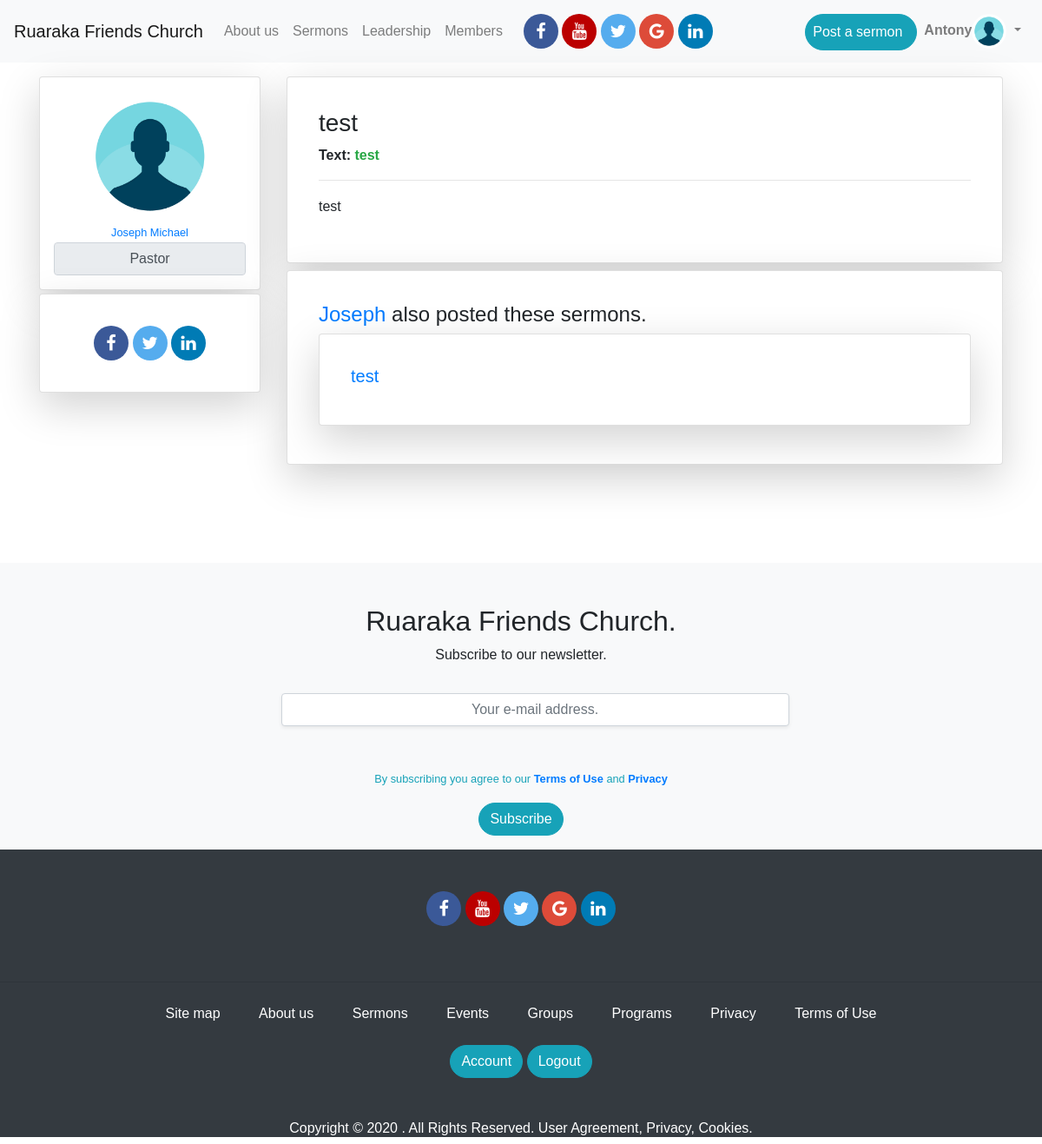
/sermon/details/1 (signed in), run on an earlier commit of the app's database.
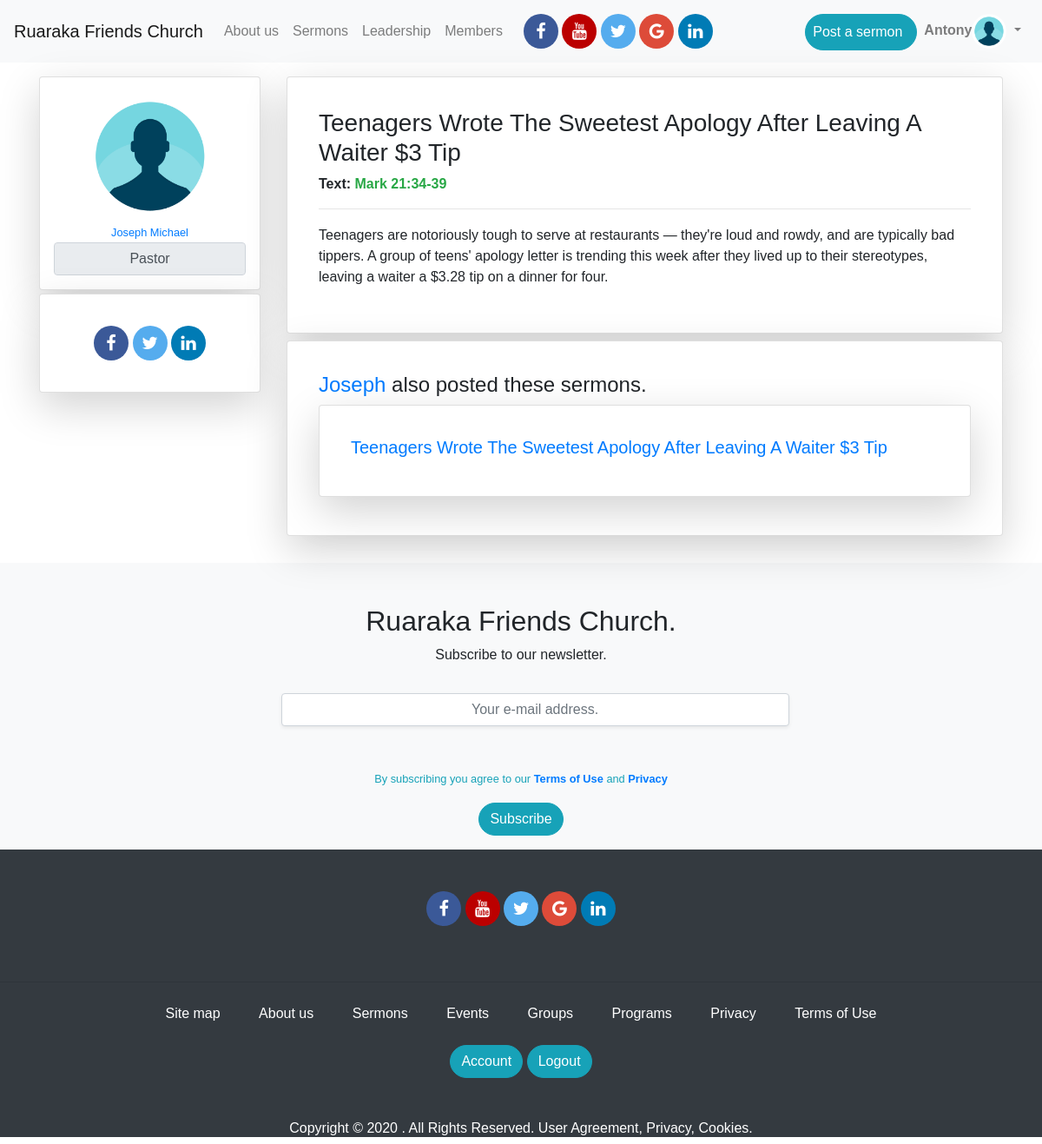
And on a later commit of the database.
### app/models.py (models this page shows, shortened)
class User(UserMixin,db.Model):
	id = db.Column(db.Integer, primary_key=True)
	username = db.Column(db.String(124), index=True,unique=True)
	firstname = db.Column(db.String(124), index=True)
	lastname = db.Column(db.String(124), index=True)
	email = db.Column(db.String(124), index=True, unique=True)
	password_hash = db.Column(db.String(124), index=True, unique=True)
	about_me = db.Column(db.String(150))
	avatar = db.Column(db.String(150))
	role = db.Column(db.String(124), index=True)
	posts = db.relationship('Post', backref='author', lazy='dynamic')
	posts = db.relationship('Sermon', backref='author', lazy='dynamic')

class Sermon(db.Model):
	id = db.Column(db.Integer, primary_key=True)
	title = db.Column(db.String(124), index=True)
	text = db.Column(db.String(124), index=True)
	body = db.Column(db.String(500), index=True)
	created_at = db.Column(db.DateTime, index=True, default = datetime.utcnow)
	user_id = db.Column(db.Integer, db.ForeignKey('user.id'))

### app/routes.py (the view)
@app.route('/sermon/details/<sermon_id>')
def sermon_details(sermon_id):
	sermon = Sermon.query.get(sermon_id)
	sermons= Sermon.query.filter_by(author=sermon.author).all()
	return render_template('sermon_details.html', title=sermon.title, sermon=sermon,sermons=sermons )

### app/models.py (called while the page is built)
@login.user_loader
def load_user(id):
	return User.query.get(int(id))

### app/templates/sermon_details.html (shortened to what this page needs)
{% extends 'base.html' %}
{% block content  %}
<section id="profile_section">
	<div class="container mt-3 mb-5">
		<div class="row">
			<div class="col-xs-12 col-sm-12 col-md-3 col-lg-3 col-xl-3">
        <a href="{{url_for('profile', username=sermon.author.username)}}">
  				<div class="card shadow-lg p-3 mb-1 bg-white rounded text-center">
  					<img src="{{url_for('static', filename='imgs/profile_pic.png')}}" class="img-rounded mx-auto" style="height: 150px; width:150px">
  					<div class="card-body p-0">
  						<small>{{sermon.author.firstname}} {{sermon.author.lastname}}</small>
  						<input type="tex" disabled value="{{sermon.author.role}}" class="form-control" style="text-align: center">
  					</div>
  				</div>
        </a>
				<div class="card shadow-lg p-3 mb-2 bg-white rounded">
					<div class="card-body">
						<div id="social_media_links" class="text-center">
					        <a href="#" class="fa fa-facebook"></a>
					        <a href="#" class="fa fa-twitter"></a>
					        <a href="#" class="fa fa-linkedin"></a>
				      </div>
					</div>
				</div>
			</div>
			<div class="col-xs-12 col-sm-12 col-md-9 col-lg-9 col-xl-9">
				<div class="card shadow-lg p-3 mb-2 bg-white rounded">
					<div class="card-body">
						<h3 class=""> {{sermon.title}} </h3>
            <strong>Text: <span class="text text-success">{{sermon.text}}</span> </strong>
            <hr class="pt-0" style="height:2px">
					  <p>{{sermon.body}}</p>
					</div>
				</div>
				<div class="card shadow-lg p-3 mb-2 bg-white rounded">
					<div class="card-body">
            {% if sermons %}
            	<h4 class=""><a href="{{url_for('profile', username=sermon.author.username)}}">{{sermon.author.username}}</a> also posted these sermons.</h4>
              <div class="row">
                {% for sermon in sermons %}
                  <div class="col-xs-12 col-sm-12 col-md-12 col-lg-12 col-xl-12">
                    	<a href="{{url_for('sermon_details', sermon_id=sermon.id)}}" style="text-decoration: none">
                      <div class="card shadow-lg p-3 mb-2 bg-white rounded">
              					<div class="card-body">
                          	<h5 class=""> {{sermon.title}} </h3>
                        </div>
                      </div>
                    </a>
                  </div>
                {% endfor %}
              </div>
            {% else %}
                <p>No sermons</p>
            {% endif %}
					</div>
				</div>
			</div>
	</div>
</section>
{% endblock content  %}

### app/templates/base.html (shortened to what this page needs)
<!doctype html>
<html lang="en">
  <head>
    <link rel="stylesheet" href="https://stackpath.bootstrapcdn.com/bootstrap/4.5.0/css/bootstrap.min.css">
    <link rel="stylesheet" href="https://cdnjs.cloudflare.com/ajax/libs/font-awesome/4.7.0/css/font-awesome.min.css">
    <link rel="stylesheet" type="text/css" href="{{url_for('static', filename='css/main.css')}}">
  </head>
  <body>
    {% include '_navbar.html' %}
    {% block body %}
        {% block content %}
        {% endblock content %}
        {% include '_footer.html' %}
    {% endblock body %}
  </body>
</html>

### app/templates/_navbar.html (shortened to what this page needs)
<nav class="navbar navbar-expand-lg navbar-light bg-light">
  <a class="navbar-brand" href="{{url_for('index')}}">Ruaraka Friends Church</a>
  <div class="collapse navbar-collapse" id="navbarNav">
    <ul class="navbar-nav ">
      <li class="nav-item">
        <a class="nav-link" href="#section-about-us">About us</a>
      </li>
      <li class="nav-item">
        <a class="nav-link" href="#section-sermons">Sermons</a>
      </li>
      <li class="nav-item">
        <a class="nav-link" href="/#section-leaders">Leadership</a>
      </li>
      <li class="nav-item">
        <a class="nav-link" href="{{url_for('members')}}">Members</a>
      </li>
       <div id="social_media_links" class="text-center ml-3">
        <a href="#" class="fa fa-facebook"></a>
        <a href="#" class="fa fa-youtube"></a>
        <a href="#" class="fa fa-twitter"></a>
        <a href="#" class="fa fa-google"></a>
        <a href="#" class="fa fa-linkedin"></a>
      </div>
    </ul>
    <ul class="navbar-nav ml-auto">
      {% if current_user.is_anonymous %}
      <li class="nav-item">
        <a class="nav-link btn btn-info btn_custom" href="{{url_for('signup')}}" style="color:white;padding-left:20px; padding-right: 20px">Join us</a>
      </li>
      <li class="nav-item">
        <a class="nav-link" href="{{url_for('login')}}" >Login</a>
      </li>
      {% else %}
      <li class="nav-item">
        <a class="nav-link btn btn-info btn_custom text-white mt-2 pr-3" href="{{url_for('sermon')}}" >Post a sermon</a>
      </li>
      <li class="nav-item dropdown">
        <a class="nav-link dropdown-toggle" href="{{url_for('profile',username=current_user.username)}}" id="navbarDropdown" role="button" data-toggle="dropdown" aria-haspopup="true" aria-expanded="false">
          <span><strong>{{current_user.username}}</strong></span><img src="{{url_for('static', filename='imgs/profile_pic.png')}}" class="img-rounded" style="height: 40px; width:40px">
        </a>
      </li>
      {% endif %}
    </ul>
  </div>
</nav>

### app/templates/_footer.html
<section>
	<div id="footer_top" class="bg-light pt-5">
		<div class="text-center">
			<h2>Ruaraka Friends Church.</h2>
			<p>Subscribe to our newsletter.</p>
			<div class="row">
				<div class="col-xs-12 col-sm-12 col-md-3 col-lg-3 col-xl-3"></div>
				<div class="col-xs-12 col-sm-12 col-md-6 col-lg-6 col-xl-6">
					<form action="{{url_for('subscribe')}}" method="post">
						<fieldset>
							<div class="form-group" id="subscribe_input">
								<input type="email" name="email" class="form-control m-3 shadow-sm p-3 mb-5 bg-white rounded" placeholder="Your e-mail address.">
								<p><small class="text-center text-info">By subscribing you agree to our <a href=""><strong>Terms of Use</strong></a> and <a href=""><strong>Privacy</strong></a></small></p>
								<button type="submit" class="btn btn-info btn_custom">Subscribe</button>
							</div>
						</fieldset>
					</form>
				</div>
				<div class="col-xs-12 col-sm-12 col-md-3 col-lg-3 col-xl-3"></div>
			</div>
		</div>
	</div>
	<div id="footer_bottom" class="bg-dark">
		<div id="social_media_links" class="p-5  text-center">
			<a href="#" class="fa fa-facebook"></a>
			<a href="#" class="fa fa-youtube"></a>
			<a href="#" class="fa fa-twitter"></a>
			<a href="#" class="fa fa-google"></a>
			<a href="#" class="fa fa-linkedin"></a>
		</div>
		<hr>
		<div class="text-center " id="site_links">
			<ul class="list-inline">
				<li class="list-inline-item">
		        <a class="nav-link text-white" href="#">Site map</a>
		      </li>
		      <li class="list-inline-item">
		        <a class="nav-link text-white" href="#">About us</a>
		      </li>
		      <li class="list-inline-item">
		        <a class="nav-link text-white" href="#">Sermons</a>
		      </li>
		      <li class="list-inline-item">
		        <a class="nav-link text-white" href="#">Events</a>
		      </li>
		       <li class="list-inline-item">
		        <a class="nav-link text-white" href="#">Groups</a>
		      </li>
		       <li class="list-inline-item">
		        <a class="nav-link text-white" href="#">Programs</a>
		      </li>
		      <li class="list-inline-item">
		        <a class="nav-link text-white" href="#">Privacy</a>
		      </li>
		      <li class="list-inline-item">
		        <a class="nav-link text-white" href="#">Terms of Use</a>
		      </li>
		    </ul>
		   <div>
		   	 {% if current_user.is_anonymous %}
		   	 	<a href="{{url_for('login')}}" class="btn btn-info btn_custom">Login</a> <small class="text-white">or</small>
		   		<a href="{{url_for('signup')}}" class="btn btn-outline-info btn_custom">Create account</a>
		   	 {% else %}
		   	 <a href="{{url_for('profile',username=current_user.username)}}" class="btn btn-info btn_custom">Account</a>
		   	 <a href="{{url_for('logout')}}" class="btn btn-info btn_custom">Logout</a>
			 {% endif %}
		   </div>
		   <div class="mt-5">
		   		<p class="text-white h6">Copyright © 2020 . All Rights Reserved. User Agreement, Privacy, Cookies.</p>
		   </div>
		</div>
	</div>
</section>

### app/static/css/main.css (style rules this page uses)
body { font-family: sans-serif; padding: 0; margin: 0 }
.btn_custom { border-radius: 30px; }
#section_auth fieldset input[type='text'], input[type='email'],input[type='password'] { background: transparent; color: #f8f9fa ; }
#subscribe_input input[type="email"]::placeholder { text-align: center; }
#subscribe_input input[type="email"] { text-align: center; }
#footer_bottom { min-height: 40vh; height: auto; }
.fa { padding: 10px; font-size: 20px; width: 30px; text-align: center; text-decoration: none; border-radius: 50%; }
.fa-facebook { background: #3B5998; color: white; width: 40px; }
.fa-twitter { background: #55ACEE; color: white; width: 40px; }
.fa-google { background: #dd4b39; color: white; width: 40px; }
.fa-linkedin { background: #007bb5; color: white; width: 40px; }
.fa-youtube { background: #bb0000; color: white; width: 40px; }
#profile_section { min-height: 70vh; }

What changed in the data, as far as the page shows it:
changed Sermon: title "test" → "Teenagers Wrote The Sweetest Apology After Leaving A Waiter $3 Tip"; text "test" → "Mark 21:34-39"; body "test" → "Teenagers are notoriously tough to serve at restaurants — they're loud and rowdy, and are typically bad tippers. A group of teens' apology letter is trending this week after they lived up to their stereotypes, leaving a waiter a $3.28 tip on a dinner for four."
